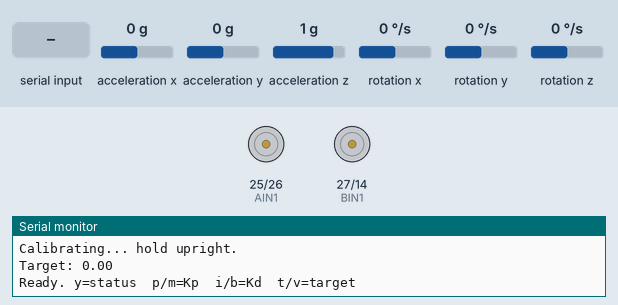
Bench run of a sketch on a simulated ESP32. On the bench: motor-driver pin pairs drawn as motors (green arrow = first pin HIGH = forward, orange = second pin HIGH = backward, longer = more drive), the last lines printed to the serial monitor. The test bench sets the inputs (shaded band); at power-on: rotation y 0 °/s, acceleration x 0 g, acceleration z 1 g, acceleration y 0 g, rotation x 0 °/s, rotation z 0 °/s.

Above: at 2.9 s.
3.0 s: rotation y set to -3 °/s
At 3.6 s:
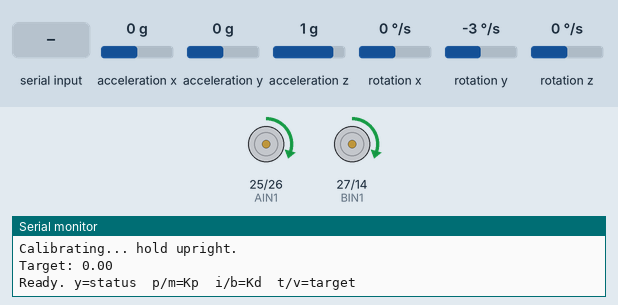
4.5 s: "t" received over Serial
At 5.1 s:
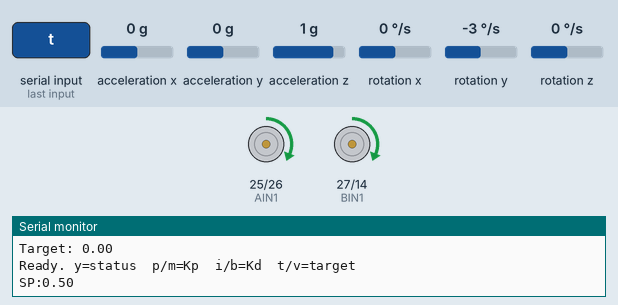
6.0 s: rotation y set to -192 °/s
At 7.1 s:
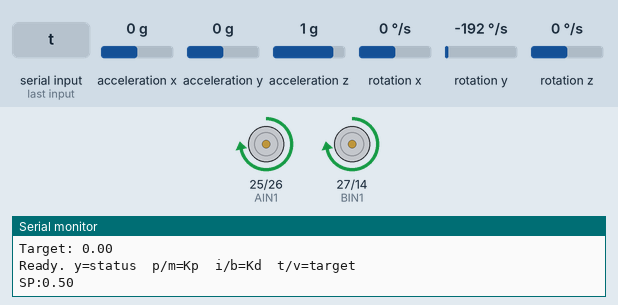
7.7 s: acceleration x set to 0.8 g
At 8.4 s:
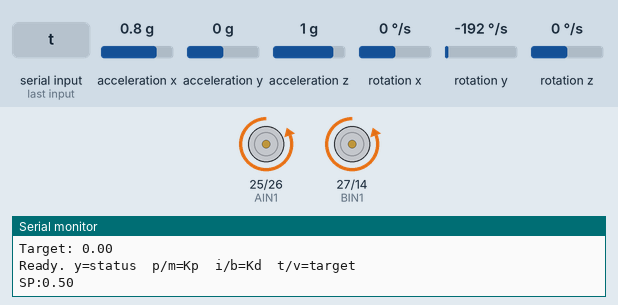
9.2 s: acceleration z set to 1.2 g
10.7 s: acceleration z set to 1.5 g
At 11.2 s:
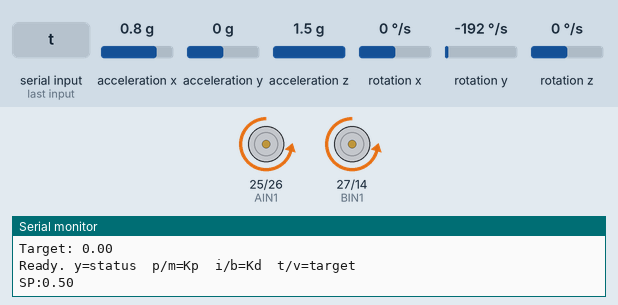
Timing chart, 0 to 13.3 s (numbered marks = the images above; inputs shaded):
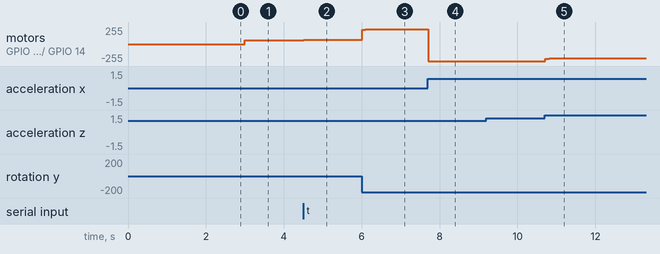

Measured:
- the behaviour switches between -1 and -2 °/s on rotation y (found by bisection; images 0 and 1)
- after the input at 3.0 s, motor on GPIO 25 (AIN1) / GPIO 26 (AIN2), motor on GPIO 27 (BIN1) / GPIO 14 (BIN2): stopped → forward 60/255 at once
- after the input at 4.5 s, motor on GPIO 25 (AIN1) / GPIO 26 (AIN2), motor on GPIO 27 (BIN1) / GPIO 14 (BIN2): forward 60/255 → forward 66/255 at once
- after the input at 6.0 s, motor on GPIO 25 (AIN1) / GPIO 26 (AIN2), motor on GPIO 27 (BIN1) / GPIO 14 (BIN2): forward 66/255 → forward 220/255 at once, → forward 221/255 0.28 s later
- after the input at 7.7 s, motor on GPIO 25 (AIN1) / GPIO 26 (AIN2), motor on GPIO 27 (BIN1) / GPIO 14 (BIN2): forward 221/255 → backward 255/255 at once
- after the input at 9.2 s, every drawn part: stays the same
- after the input at 10.7 s, motor on GPIO 25 (AIN1) / GPIO 26 (AIN2), motor on GPIO 27 (BIN1) / GPIO 14 (BIN2): backward 255/255 → backward 217/255 at once

The sketch:

Final.ino
```cpp
#include <Wire.h>
#include <MPU6050.h>

MPU6050 mpu;

#define AIN1 25
#define AIN2 26
#define BIN1 27
#define BIN2 14

#define PWM_FREQ 20000
#define PWM_RES  8

float Kp = 15.0;
float Ki = 0.0;
float Kd = 1.0;
float targetAngle = 0.0;
float angle = 0.0;
float lastError = 0.0;
float integral = 0.0;

unsigned long lastTime = 0;
float dt = 0.0;

void setup() {
  Serial.begin(115200);
  Wire.begin(21, 22);
  Wire.setClock(400000);
  mpu.initialize();

  ledcAttach(AIN1, PWM_FREQ, PWM_RES);
  ledcAttach(AIN2, PWM_FREQ, PWM_RES);
  ledcAttach(BIN1, PWM_FREQ, PWM_RES);
  ledcAttach(BIN2, PWM_FREQ, PWM_RES);

  ledcWrite(AIN1, 0); ledcWrite(AIN2, 0);
  ledcWrite(BIN1, 0); ledcWrite(BIN2, 0);

  Serial.println("Calibrating... hold upright.");
  float sum = 0;
  for (int i = 0; i < 200; i++) {
    int16_t ax, ay, az, gx, gy, gz;
    mpu.getMotion6(&ax, &ay, &az, &gx, &gy, &gz);
    sum += atan2(ax, az) * 180.0 / PI;
    delay(5);
  }
  targetAngle = sum / 200.0;
  angle = targetAngle;
  lastTime = micros();

  Serial.print("Target: ");
  Serial.println(targetAngle);
  Serial.println("Ready. y=status  p/m=Kp  i/b=Kd  t/v=target");
}

void loop() {
  unsigned long now = micros();
  dt = (now - lastTime) / 1000000.0;
  if (dt < 0.001) return;
  lastTime = now;

  int16_t ax, ay, az, gx, gy, gz;
  mpu.getMotion6(&ax, &ay, &az, &gx, &gy, &gz);

  float accelAngle = atan2(ax, az) * 180.0 / PI;
  float gyroRate   = gy / 131.0;
  angle = 0.95 * (angle + gyroRate * dt) + 0.05 * accelAngle;

  float error      = angle - targetAngle;
  integral        += error * dt;
  integral         = constrain(integral, -50, 50);
  float derivative = (error - lastError) / dt;
  lastError        = error;
  float output     = -(Kp * error + Ki * integral + Kd * derivative);
  output           = constrain(output, -255, 255);

  if (abs(output) < 2) {
    ledcWrite(AIN1, 0); ledcWrite(AIN2, 0);
    ledcWrite(BIN1, 0); ledcWrite(BIN2, 0);
  } else {
    int speed = map(abs((int)output), 2, 255, 60, 255);
    speed = constrain(speed, 60, 255);
    if (output > 0) {
      ledcWrite(AIN1, speed); ledcWrite(AIN2, 0);
      ledcWrite(BIN1, speed); ledcWrite(BIN2, 0);
    } else {
      ledcWrite(AIN1, 0); ledcWrite(AIN2, speed);
      ledcWrite(BIN1, 0); ledcWrite(BIN2, speed);
    }
  }

  if (Serial.available()) {
    char c = Serial.read();
    if (c == 'p') { Kp += 1.0;  Serial.print("Kp:"); Serial.println(Kp); }
    if (c == 'm') { Kp -= 1.0;  Serial.print("Kp:"); Serial.println(Kp); }
    if (c == 'i') { Kd += 0.1;  Serial.print("Kd:"); Serial.println(Kd); }
    if (c == 'b') { Kd -= 0.1;  Serial.print("Kd:"); Serial.println(Kd); }
    if (c == 't') { targetAngle += 0.5; Serial.print("SP:"); Serial.println(targetAngle); }
    if (c == 'v') { targetAngle -= 0.5; Serial.print("SP:"); Serial.println(targetAngle); }
    if (c == 'y') {
      Serial.print("Angle:"); Serial.print(angle);
      Serial.print(" Target:"); Serial.print(targetAngle);
      Serial.print(" Kp:"); Serial.print(Kp);
      Serial.print(" Kd:"); Serial.println(Kd);
    }
  }
}
```
